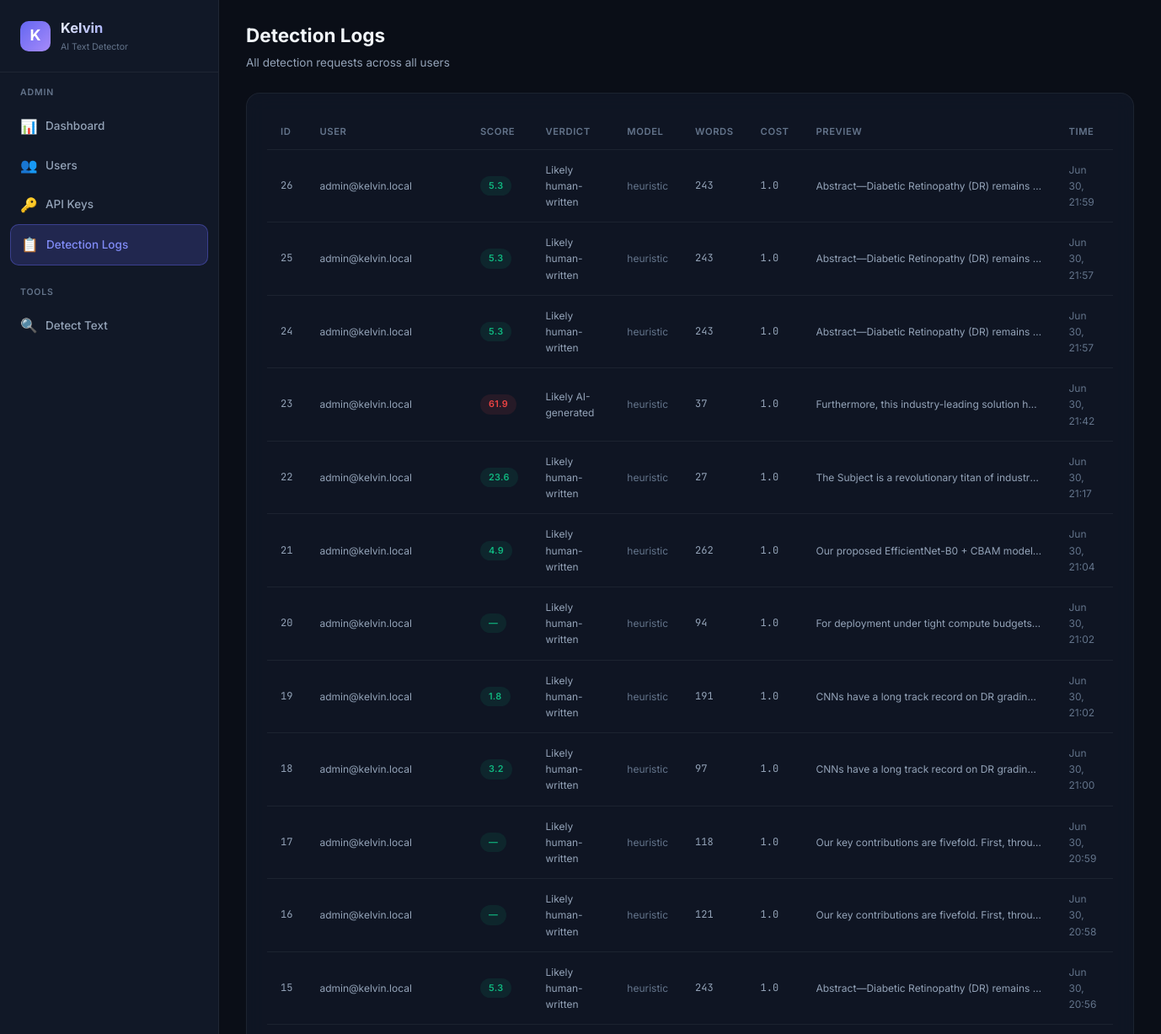
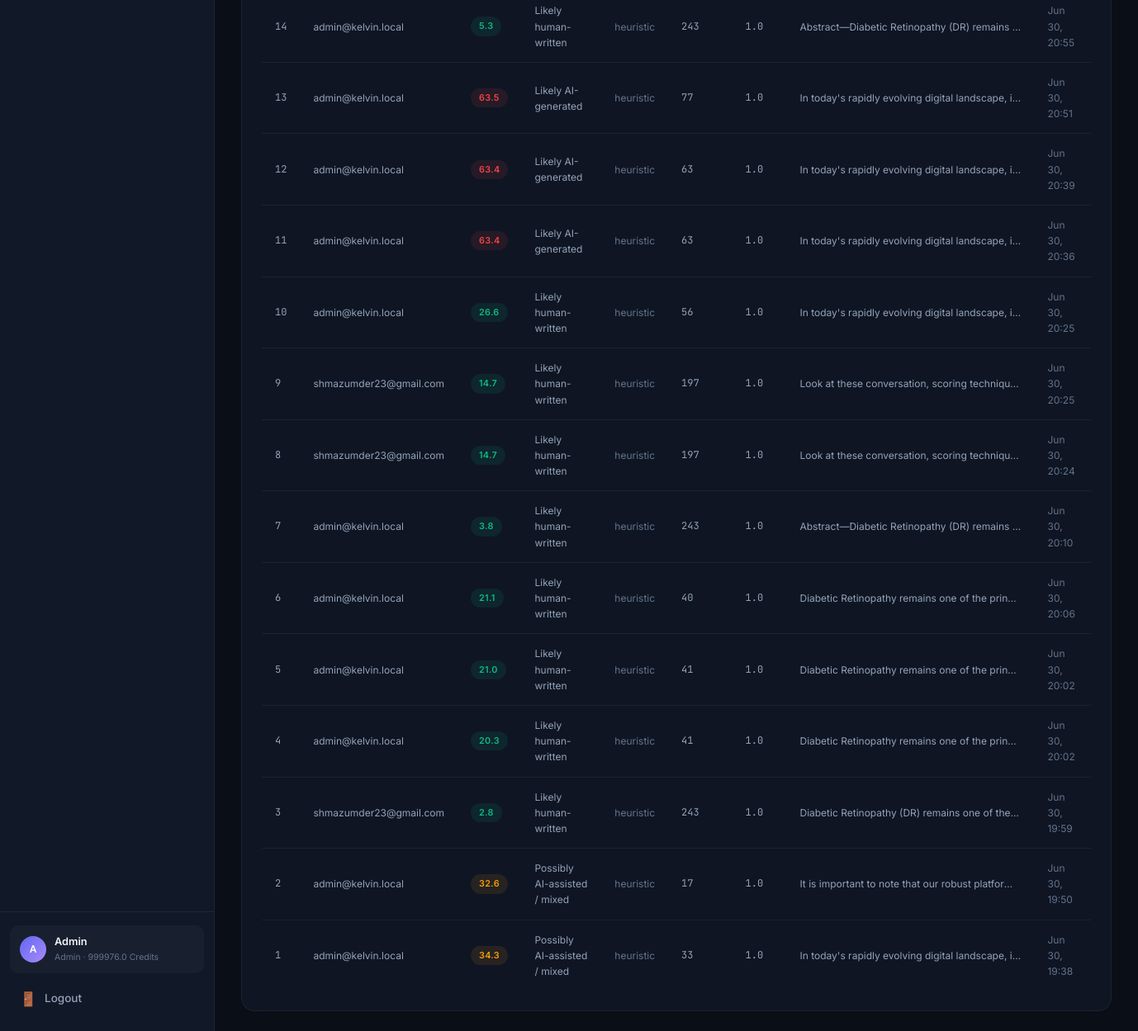
Before: /admin/logs (signed in) with the older database file (2 pictures, top to bottom).
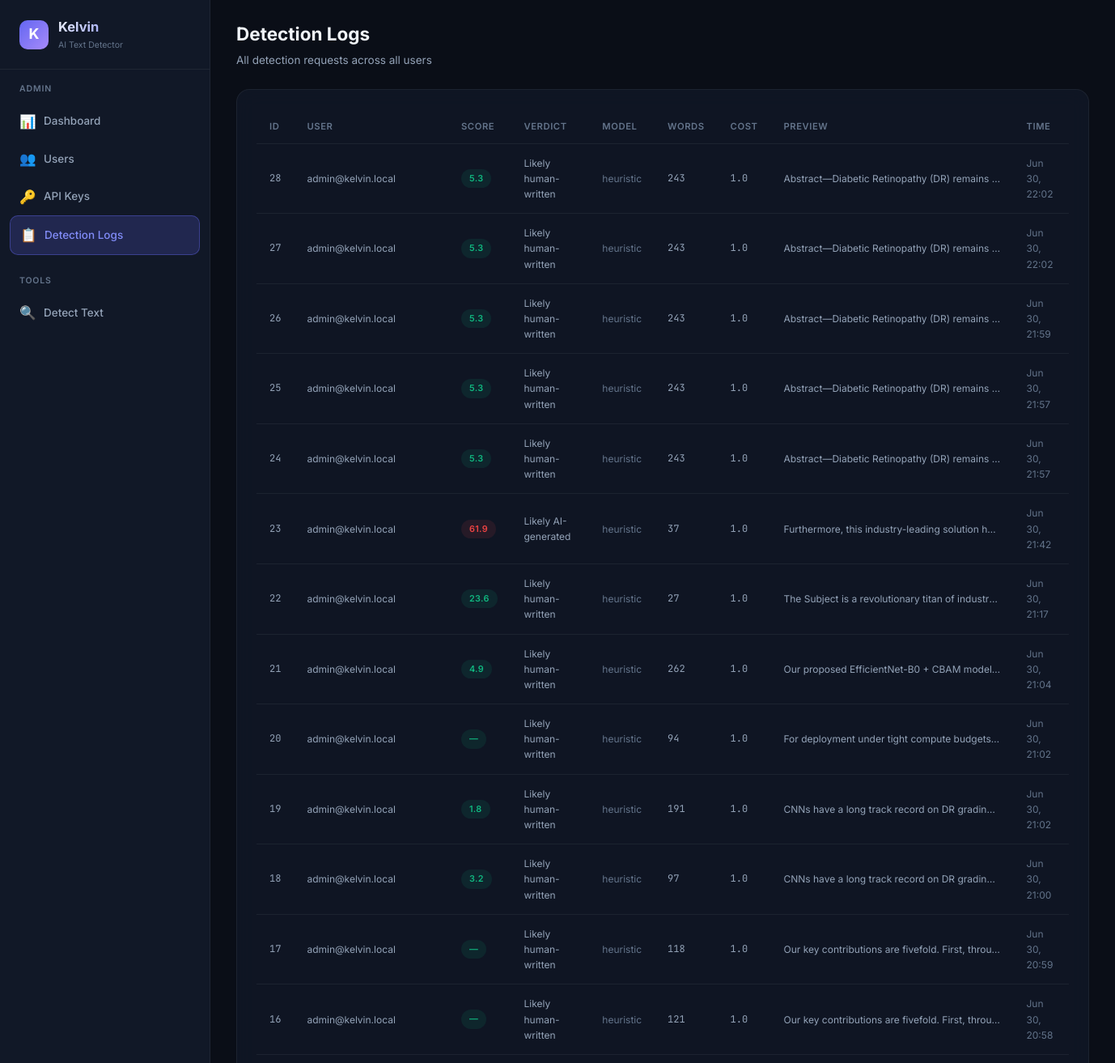
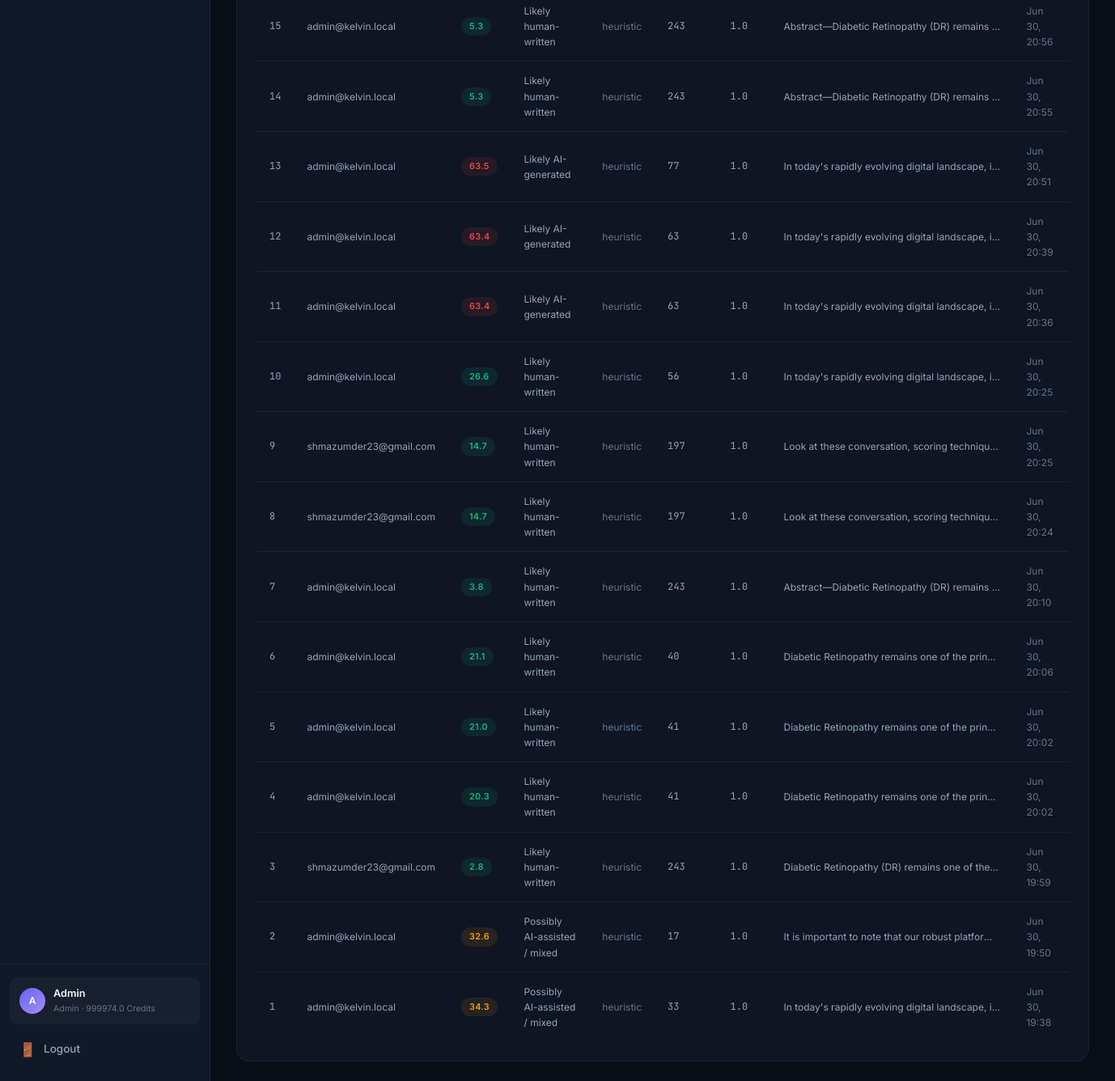
After: the same page with the newer database file (2 pictures, top to bottom).
### database.py (models this page shows, shortened)
class User(Base):
    __tablename__ = "users"
    id = Column(Integer, primary_key=True, autoincrement=True)
    email = Column(String(255), unique=True, nullable=False, index=True)
    password_hash = Column(String(255), nullable=False)
    display_name = Column(String(100), nullable=False)
    role = Column(String(20), nullable=False, default="user")  # "admin" or "user"
    balance = Column(Float, nullable=False, default=100.0)
    is_active = Column(Boolean, nullable=False, default=True)
    created_at = Column(DateTime, nullable=False, default=datetime.utcnow)
    api_keys = relationship("APIKeyRecord", back_populates="user", lazy="dynamic")
    detection_logs = relationship("DetectionLog", back_populates="user", lazy="dynamic")
    transactions = relationship("BalanceTransaction", back_populates="user", lazy="dynamic")

class DetectionLog(Base):
    __tablename__ = "detection_logs"
    id = Column(Integer, primary_key=True, autoincrement=True)
    user_id = Column(Integer, ForeignKey("users.id"), nullable=False, index=True)
    api_key_id = Column(Integer, ForeignKey("api_keys.id"), nullable=True)
    input_text = Column(Text, nullable=False)
    output_json = Column(Text, nullable=False)  # JSON string
    score = Column(Float, nullable=True)
    verdict = Column(String(50), nullable=True)
    model_used = Column(String(30), nullable=True)
    cost = Column(Float, nullable=False, default=1.0)
    word_count = Column(Integer, nullable=True)
    ip_address = Column(String(45), nullable=True)
    created_at = Column(DateTime, nullable=False, default=datetime.utcnow)
    user = relationship("User", back_populates="detection_logs")
    api_key = relationship("APIKeyRecord", back_populates="detection_logs")
    __table_args__ = (
        Index("idx_logs_user_created", "user_id", "created_at"),
    )

### detect-ai.py (the view)
@app.get("/admin/logs", response_class=HTMLResponse)
async def admin_logs_page(request: Request, db: Session = Depends(get_db_session)):
    _require_admin_web(request, db)
    logs = db.query(DetectionLog).order_by(desc(DetectionLog.created_at)).limit(200).all()
    for log in logs:
        u = db.query(User).filter(User.id == log.user_id).first()
        log.user_email = u.email if u else "unknown"
    return _render(request, db, "admin/logs.html", logs=logs)

### templates/admin/logs.html (shortened to what this page needs)
{% extends "base.html" %}
{% set active_page = 'admin-logs' %}
{% block page_header %}
<div class="page-header">
    <h2>Detection Logs</h2>
    <p>All detection requests across all users</p>
</div>
{% endblock %}
{% block content %}
<div class="card">
    {% if logs %}
    <div class="table-container">
        <table>
            <thead>
                <tr>
                    <th>ID</th>
                    <th>User</th>
                    <th>Score</th>
                    <th>Verdict</th>
                    <th>Model</th>
                    <th>Words</th>
                    <th>Cost</th>
                    <th>Preview</th>
                    <th>Time</th>
                </tr>
            </thead>
            <tbody>
                {% for log in logs %}
                <tr>
                    <td class="text-mono text-sm">{{ log.id }}</td>
                    <td class="text-sm">{{ log.user_email }}</td>
                    <td>
                        <span class="badge {% if log.score and log.score >= 60 %}badge-red{% elif log.score and log.score >= 30 %}badge-yellow{% else %}badge-green{% endif %}">
                            {{ log.score | round(1) if log.score else '—' }}
                        </span>
                    </td>
                    <td class="text-sm">{{ log.verdict or '—' }}</td>
                    <td class="text-sm text-muted">{{ log.model_used or '—' }}</td>
                    <td class="text-mono text-sm">{{ log.word_count or '—' }}</td>
                    <td class="text-mono text-sm">{{ log.cost }}</td>
                    <td class="truncate text-sm">{{ log.input_text[:60] }}{% if log.input_text|length > 60 %}...{% endif %}</td>
                    <td class="text-sm text-muted">{{ log.created_at.strftime('%b %d, %H:%M') if log.created_at else '—' }}</td>
                </tr>
                {% endfor %}
            </tbody>
        </table>
    </div>
    {% else %}
    <div class="empty-state">
        <div class="empty-icon">📋</div>
        <h3>No logs yet</h3>
        <p>Detection activity will appear here.</p>
    </div>
    {% endif %}
</div>
{% endblock %}

### templates/base.html (shortened to what this page needs)
<!DOCTYPE html>
<html lang="en">
<head>
    <link rel="stylesheet" href="/static/css/style.css?v=6">
</head>
<body>
    {% block body %}
    <div class="app-layout">
        <aside class="sidebar">
            <div class="sidebar-brand">
                <div class="brand-icon">K</div>
                <div>
                    <h1>Kelvin</h1>
                    <div class="brand-version">AI Text Detector</div>
                </div>
            </div>
            <nav class="sidebar-nav">
                {% if user and user.role == 'admin' %}
                <div class="nav-section">
                    <div class="nav-section-title">Admin</div>
                    <a href="/admin/dashboard" class="nav-link {% if active_page == 'admin-dashboard' %}active{% endif %}">
                        <span class="nav-icon">📊</span> Dashboard
                    </a>
                    <a href="/admin/users" class="nav-link {% if active_page == 'admin-users' %}active{% endif %}">
                        <span class="nav-icon">👥</span> Users
                    </a>
                    <a href="/admin/keys" class="nav-link {% if active_page == 'admin-keys' %}active{% endif %}">
                        <span class="nav-icon">🔑</span> API Keys
                    </a>
                    <a href="/admin/logs" class="nav-link {% if active_page == 'admin-logs' %}active{% endif %}">
                        <span class="nav-icon">📋</span> Detection Logs
                    </a>
                </div>
                <div class="nav-section">
                    <div class="nav-section-title">Tools</div>
                    <a href="/dashboard/detect" class="nav-link {% if active_page == 'detect' %}active{% endif %}">
                        <span class="nav-icon">🔍</span> Detect Text
                    </a>
                </div>
                {% endif %}
            </nav>
            {% if user %}
            <div class="sidebar-footer">
                <div class="sidebar-user">
                    <div class="user-avatar">{{ user.display_name[0] | upper }}</div>
                    <div class="user-info">
                        <div class="user-name">{{ user.display_name }}</div>
                        <div class="user-role">{{ user.role }} · {{ user.balance | round(1) }} credits</div>
                    </div>
                </div>
                <a href="/logout" class="nav-link" style="margin-top: 8px;">
                    <span class="nav-icon">🚪</span> Logout
                </a>
            </div>
            {% endif %}
        </aside>
        <main class="main-content">
            {% block page_header %}{% endblock %}
            <div class="page-body">
                {% block content %}{% endblock %}
            </div>
        </main>
    </div>
    {% endblock %}
</body>
</html>

Changed rows visible on the page:
changed User "Admin": balance "999976.0" → "999974.0"
added DetectionLog: id "28", user_email "admin@kelvin.local", score "5.3", verdict "Likely human-written", model_used "heuristic", word_count "243", cost "1.0", input_text "Abstract—Diabetic Retinopathy (DR) remains…", created_at "Jun 30, 22:02"
added DetectionLog: id "27", user_email "admin@kelvin.local", score "5.3", verdict "Likely human-written", model_used "heuristic", word_count "243", cost "1.0", input_text "Abstract—Diabetic Retinopathy (DR) remains…", created_at "Jun 30, 22:02"
